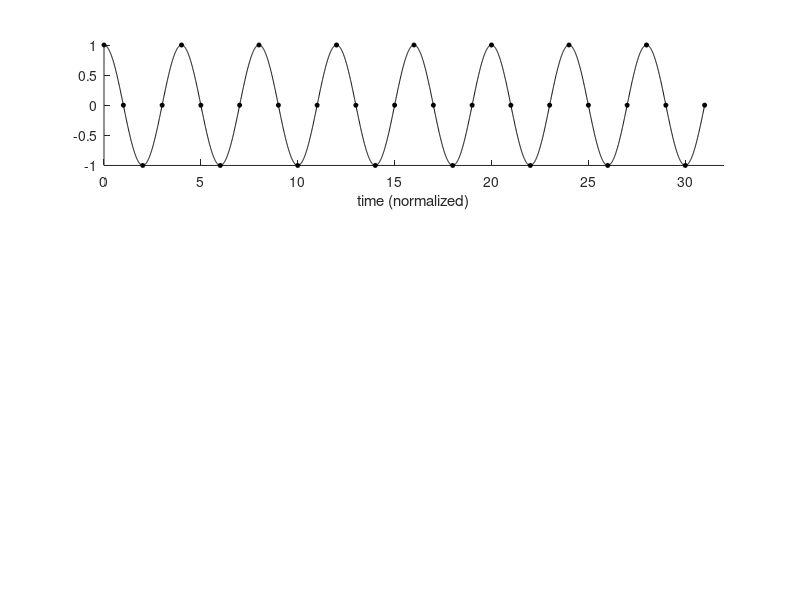

The MATLAB source for this figure: (Note: this script raises an error after producing the figure.)
%
%  Gabbiani & Cox, Mathematics for Neuroscientists, 2nd ed
%

%%
N = 32;

x = 0:N-1;
x_fine = 0:0.01:N-1;

f_osc = 1/4;
y = cos( 2*pi*x*f_osc );
y_fine = cos( 2*pi*x_fine*f_osc );

msize = 3;

h_f1 = figure;
h_a1 = subplot(3,1,1);
line('Parent',h_a1,'XData',x,'YData',y,'LineStyle','none','Marker','o',...
    'MarkerFaceColor','k','MarkerSize',msize);
line('Parent',h_a1,'XData',x_fine,'YData',y_fine,'LineStyle','-','Marker','none');
set(h_a1,'XLim',[0 N]);
xlabel(h_a1,'time (normalized)');

%%
z = fft(y);
mz2 = (1/N)*(z.*conj(z));
mz2_c = circshift(mz2,[0 15]); %line vector

%debug: normalized such that sum(y.^2) = sum(mz2)
%sy2 = sum(y.^2)
%smz2 = sum(mz2)

%compute discrete spheroidal sequence of order zero
[e,v] = dpss(32,1);
dpss_win = e(:,1);

[pxx, w] = periodogram(y,dpss_win,N,1,'twosided');
pxxc = circshift(pxx,[15 0]); %column vector

%debug: same normalization as above sum(pxx) = sum(y.^2)
%spxx = sum(pxx)

df = 1/N;
f = (0:N-1)*df;
f_corr = (-N/2+1:N/2)*df;
i_res1 = find(f == f_osc);
i_res2 = find(f == f_osc + 0.5);
inds_lin = [i_res1-1:i_res1+1 i_res2-1:i_res2+1];

i_res3 = find(f_corr == f_osc);
i_res4 = find(f_corr == -f_osc);
inds_linc = [i_res4-1:i_res4+1 i_res3-1:i_res3+1];

%linear scale
h_a2 = subplot(3,1,2);
line('Parent',h_a2,'XData',f_corr,'YData',mz2_c,'LineStyle','none','Marker','o',...
    'MarkerFaceColor','k','MarkerSize',msize);
line('Parent',h_a2,'XData',f_corr(inds_linc),'YData',pxxc(inds_linc),'LineStyle','none','Marker','x',...
    'MarkerEdgeColor','r','MarkerSize',msize);
set(h_a2,'XLim',[-0.5 0.5],'YLim',[0 10]);
ylabel(h_a2,'power (normalized)');


%log scale
h_a3 = subplot(3,1,3);
line('Parent',h_a3,'XData',f_corr,'YData',pow2db(mz2_c),'LineStyle','none','Marker','o',...
    'MarkerFaceColor','k','MarkerSize',msize);
line('Parent',h_a3,'XData',f_corr,'YData',pow2db(pxxc),'LineStyle','none','Marker','x',...
    'MarkerEdgeColor','r','MarkerSize',msize);
set(h_a3,'XLim',[-0.5 0.5],'YLim',[-50 25]);
xlabel(h_a3,'frequency (normalized)','Color','k');
ylabel(h_a3,'dB(power)');

%debug
%figure; subplot(2,1,1); plot(f,mz2); hold on; plot(w,pxx,'xr');
%subplot(2,1,2); plot(f,pow2db(mz2)); hold on; plot(w,pow2db(pxx),'xr');

%line('Parent',h_a3,'XData',f,'YData',mz2,'LineStyle','none','Marker','o',...
%    'MarkerFaceColor','k','MarkerSize',msize);
%set(h_a3,'XLim',[0 1],'YLim',[200 300]);

%%
f1 = f_osc + 0.5*df;
y1 = cos( 2*pi*f1*x );
y1_fine = cos( 2*pi*f1*x_fine );

h_f2 = figure; 
h_a4 = subplot(3,1,1);
line('Parent',h_a4,'XData',x,'YData',y1,'LineStyle','none','Marker','o', ...
    'MarkerFaceColor','k','MarkerSize',msize);
line('Parent',h_a4,'XData',x_fine,'YData',y1_fine,'LineStyle','-','Marker','none');
set(h_a4,'XLim',[0 N]);
xlabel(h_a4,'time (normalized)');


z1 = fft(y1);
mz12 = (1/N)*(z1.*conj(z1));
mz12_c = circshift(mz12,[0 15]); %line vector

%debug: normalized so that sum(y1.^2) = sum(mz12)
%sy12 = sum(y1.^2)
%smz12 = sum(mz12)

[pxx2, w2] = periodogram(y1,dpss_win,N,1,'twosided');
pxx2c = circshift(pxx2,[15 0]); %column vector
%debug: same normalization as above sum(pxx) = sum(y.^2)
%spxx2 = sum(pxx2)

%linear scale
h_a5 = subplot(3,1,2);
line('Parent',h_a5,'XData',f_corr,'YData',mz12_c,'LineStyle','none','Marker','o',...
    'MarkerFaceColor','k','MarkerSize',msize);
line('Parent',h_a5,'XData',f_corr(inds_linc),'YData',pxx2c(inds_linc),'LineStyle','none','Marker','x',...
    'MarkerEdgeColor','r','MarkerSize',msize);
set(h_a5,'XLim',[-0.5 0.5],'YLim',[0 10]);

%log scale
h_a6 = subplot(3,1,3);
line('Parent',h_a6,'XData',f_corr,'YData',pow2db(mz12_c),'LineStyle','none','Marker','o',...
    'MarkerFaceColor','k','MarkerSize',msize);
line('Parent',h_a6,'XData',f_corr,'YData',pow2db(pxx2c),'LineStyle','none','Marker','x',...
    'MarkerEdgeColor','r','MarkerSize',msize);
set(h_a6,'XLim',[-0.5 0.5],'YLim',[-50 25]);
xlabel(h_a6,'frequency (normalized)');

%debug
%figure; subplot(2,1,1); plot(f,mz12); hold on; plot(w,pxx2,'xr');
%subplot(2,1,2); plot(f,pow2db(mz12)); hold on; plot(w,pow2db(pxx2),'xr');

%line('Parent',h_a6,'XData',f,'YData',mz12,'LineStyle','none','Marker','o', ...
%    'MarkerFaceColor','k','MarkerSize',msize);
%set(h_a6,'XLim',[0 1],'YLim',[200 300]);

%%

%time and frequency domain kernels
%dt = 1 so T = N = 32
T = 32;
omega = -0.5:0.001:0.5;
ind0 = (length(omega)-1)/2 + 1;

%continuous (Fejer) kernel
ghat = sin(pi*omega*T).^2./(T*pi^2*omega.^2);
ghat(ind0) = T;

%discrete (Dirichlet) kernel
%ghat2 = sin(pi*omega*T).^2./(T*sin(pi*omega).^2);
%ghat2(ind0) = T;

[e,v] = dpss(32,1);
e_win = e(:,1);

%column vector
ehat = zeros(size(omega));
k_vect = 0:31;

for i = 1:length(ehat)
    arg_exp = (-1)*k_vect*2*pi*omega(i);
    arg_comp = complex(cos(arg_exp),sin(arg_exp));
    ehat(i) = arg_comp*e_win;
end;

ehat = ehat.*conj(ehat);

h_f3 = figure; 
h_a7 = subplot(2,1,1);
line('Parent',h_a7,'XData',1:32,'YData',e_win,'Color','r');
line('Parent',h_a7,'XData',[1 1 32 32],'YData',[0 1/sqrt(32) 1/sqrt(32) 0]);
set(h_a7,'XLim',[0 32]);
xlabel(h_a7,'time (normalized)');

h_a8 = subplot(2,1,2);
line('Parent',h_a8,'XData',omega,'YData',pow2db(ghat)); 
line('Parent',h_a8,'XData',omega,'YData',pow2db(ehat),'Color','r');
line('Parent',h_a8,'XData',[0.5/32 0.5/32],'YData',[-25 10],'LineStyle','--');
line('Parent',h_a8,'XData',[-0.5/32 -0.5/32],'YData',[-25 10],'LineStyle','--');
set(h_a8,'XLim',[-0.15 0.15],'YLim',[-25 20],'XTick',[-0.15 -0.1 -0.05 0 0.05 0.1 0.15]);
xlabel(h_a8,'frequency (normalized)');
ylabel(h_a8,'dB');

%figure; plot(omega,pow2db(ghat));
%hold on; plot(omega,pow2db(ghat2),'r');
%plot(omega,pow2db(ehat),'g');
%set(gca,'YLim',[-25 25]);

%print(handles.figure1,'-depsc2','fleak.eps');
